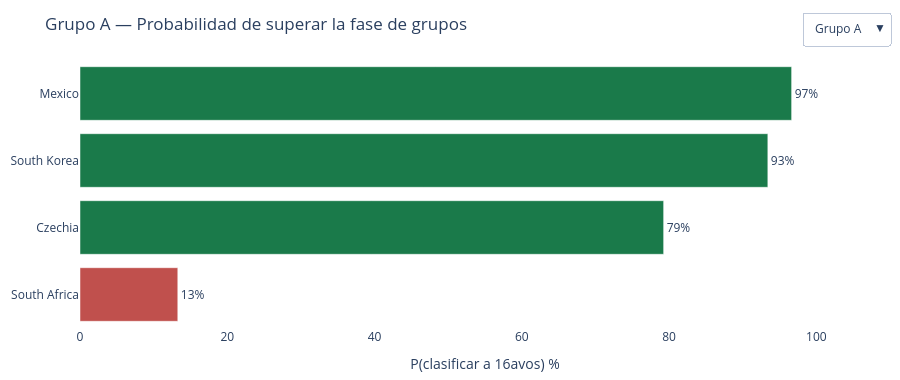

Notebook cell for this chart:
### Code cell
# ============ 8.3 Clasificación por grupo (menú desplegable) ============
fig = go.Figure()
grupos_orden = sorted(f26.group.unique())
for g in grupos_orden:
    sub = f26[f26.group == g].sort_values('pct_R32', ascending=True)
    fig.add_trace(go.Bar(
        x=sub.pct_R32, y=sub.team, orientation='h', visible=(g == 'A'),
        marker_color=['#1a7a4a' if v >= 50 else '#c0504d' for v in sub.pct_R32],
        text=[f'{v:.0f}%' for v in sub.pct_R32], textposition='outside',
        hovertemplate='<b>%{y}</b><br>P(clasificar a 16avos): %{x:.1f}%<extra></extra>'))

botones = [dict(label=f'Grupo {g}', method='update',
                args=[{'visible': [g == gg for gg in grupos_orden]},
                      {'title': f'Grupo {g} — Probabilidad de superar la fase de grupos'}])
           for g in grupos_orden]
fig.update_layout(
    updatemenus=[dict(buttons=botones, direction='down', x=1.0, xanchor='right',
                      y=1.18, yanchor='top')],
    title='Grupo A — Probabilidad de superar la fase de grupos',
    xaxis=dict(title='P(clasificar a 16avos) %', range=[0, 110]),
    height=380, showlegend=False, **PLT_LAYOUT)
fig.show()

### Figure 1 — Plotly figure (JSON) as saved in the notebook; plotly's stock layout.template omitted (floating-point values rounded to 4 significant figures)
{"data": [{"hovertemplate": "<b>%{y}</b><br>P(clasificar a 16avos): %{x:.1f}%<extra></extra>", "marker": {"color": ["#c0504d", "#1a7a4a", "#1a7a4a", "#1a7a4a"]}, "orientation": "h", "text": ["13%", "79%", "93%", "97%"], "textposition": "outside", "type": "bar", "visible": true, "x": [13.28, 79.26, 93.41, 96.64], "y": ["South Africa", "Czechia", "South Korea", "Mexico"]}, {"hovertemplate": "<b>%{y}</b><br>P(clasificar a 16avos): %{x:.1f}%<extra></extra>", "marker": {"color": ["#c0504d", "#1a7a4a", "#1a7a4a", "#1a7a4a"]}, "orientation": "h", "text": ["19%", "56%", "97%", "99%"], "textposition": "outside", "type": "bar", "visible": false, "x": [19.15, 55.7, 96.61, 98.61], "y": ["Qatar", "Bosnia-Herzegovina", "Canada", "Switzerland"]}, {"hovertemplate": "<b>%{y}</b><br>P(clasificar a 16avos): %{x:.1f}%<extra></extra>", "marker": {"color": ["#c0504d", "#1a7a4a", "#1a7a4a", "#1a7a4a"]}, "orientation": "h", "text": ["2%", "71%", "98%", "100%"], "textposition": "outside", "type": "bar", "visible": false, "x": [1.87, 71.35, 98.43, 100], "y": ["Haiti", "Scotland", "Morocco", "Brazil"]}, {"hovertemplate": "<b>%{y}</b><br>P(clasificar a 16avos): %{x:.1f}%<extra></extra>", "marker": {"color": ["#c0504d", "#1a7a4a", "#1a7a4a", "#1a7a4a"]}, "orientation": "h", "text": ["47%", "55%", "80%", "96%"], "textposition": "outside", "type": "bar", "visible": false, "x": [46.81, 55.12, 79.67, 96.26], "y": ["Australia", "Paraguay", "Türkiye", "United States"]}, {"hovertemplate": "<b>%{y}</b><br>P(clasificar a 16avos): %{x:.1f}%<extra></extra>", "marker": {"color": ["#c0504d", "#1a7a4a", "#1a7a4a", "#1a7a4a"]}, "orientation": "h", "text": ["2%", "85%", "92%", "100%"], "textposition": "outside", "type": "bar", "visible": false, "x": [2.36, 85.2, 92.47, 100], "y": ["Curaçao", "Ivory Coast", "Ecuador", "Germany"]}, {"hovertemplate": "<b>%{y}</b><br>P(clasificar a 16avos): %{x:.1f}%<extra></extra>", "marker": {"color": ["#c0504d", "#1a7a4a", "#1a7a4a", "#1a7a4a"]}, "orientation": "h", "text": ["10%", "84%", "86%", "100%"], "textposition": "outside", "type": "bar", "visible": false, "x": [10.08, 83.51, 86.24, 99.56], "y": ["Tunisia", "Sweden", "Japan", "Netherlands"]}, {"hovertemplate": "<b>%{y}</b><br>P(clasificar a 16avos): %{x:.1f}%<extra></extra>", "marker": {"color": ["#c0504d", "#1a7a4a", "#1a7a4a", "#1a7a4a"]}, "orientation": "h", "text": ["13%", "74%", "85%", "100%"], "textposition": "outside", "type": "bar", "visible": false, "x": [12.81, 74.18, 84.81, 99.87], "y": ["New Zealand", "Egypt", "Iran", "Belgium"]}, {"hovertemplate": "<b>%{y}</b><br>P(clasificar a 16avos): %{x:.1f}%<extra></extra>", "marker": {"color": ["#c0504d", "#c0504d", "#1a7a4a", "#1a7a4a"]}, "orientation": "h", "text": ["4%", "31%", "100%", "100%"], "textposition": "outside", "type": "bar", "visible": false, "x": [4.42, 30.71, 99.77, 100], "y": ["Cape Verde", "Saudi Arabia", "Uruguay", "Spain"]}, {"hovertemplate": "<b>%{y}</b><br>P(clasificar a 16avos): %{x:.1f}%<extra></extra>", "marker": {"color": ["#c0504d", "#1a7a4a", "#1a7a4a", "#1a7a4a"]}, "orientation": "h", "text": ["7%", "79%", "89%", "100%"], "textposition": "outside", "type": "bar", "visible": false, "x": [6.54, 79.02, 89.2, 99.99], "y": ["Iraq", "Senegal", "Norway", "France"]}, {"hovertemplate": "<b>%{y}</b><br>P(clasificar a 16avos): %{x:.1f}%<extra></extra>", "marker": {"color": ["#c0504d", "#1a7a4a", "#1a7a4a", "#1a7a4a"]}, "orientation": "h", "text": ["10%", "63%", "91%", "100%"], "textposition": "outside", "type": "bar", "visible": false, "x": [10.46, 63.41, 90.76, 99.97], "y": ["Jordan", "Algeria", "Austria", "Argentina"]}, {"hovertemplate": "<b>%{y}</b><br>P(clasificar a 16avos): %{x:.1f}%<extra></extra>", "marker": {"color": ["#c0504d", "#c0504d", "#1a7a4a", "#1a7a4a"]}, "orientation": "h", "text": ["15%", "33%", "99%", "100%"], "textposition": "outside", "type": "bar", "visible": false, "x": [15.23, 32.56, 99.18, 99.86], "y": ["Uzbekistan", "DR Congo", "Colombia", "Portugal"]}, {"hovertemplate": "<b>%{y}</b><br>P(clasificar a 16avos): %{x:.1f}%<extra></extra>", "marker": {"color": ["#c0504d", "#c0504d", "#1a7a4a", "#1a7a4a"]}, "orientation": "h", "text": ["13%", "33%", "99%", "100%"], "textposition": "outside", "type": "bar", "visible": false, "x": [13.15, 33.44, 99.15, 99.92], "y": ["Panama", "Ghana", "Croatia", "England"]}], "layout": {"font": {"size": 12}, "height": 380, "margin": {"b": 10, "l": 10, "r": 10, "t": 60}, "showlegend": false, "title": {"text": "Grupo A — Probabilidad de superar la fase de grupos"}, "updatemenus": [{"buttons": [{"args": [{"visible": [true, false, false, false, false, false, false, false, false, false, false, false]}, {"title": "Grupo A — Probabilidad de superar la fase de grupos"}], "label": "Grupo A", "method": "update"}, {"args": [{"visible": [false, true, false, false, false, false, false, false, false, false, false, false]}, {"title": "Grupo B — Probabilidad de superar la fase de grupos"}], "label": "Grupo B", "method": "update"}, {"args": [{"visible": [false, false, true, false, false, false, false, false, false, false, false, false]}, {"title": "Grupo C — Probabilidad de superar la fase de grupos"}], "label": "Grupo C", "method": "update"}, {"args": [{"visible": [false, false, false, true, false, false, false, false, false, false, false, false]}, {"title": "Grupo D — Probabilidad de superar la fase de grupos"}], "label": "Grupo D", "method": "update"}, {"args": [{"visible": [false, false, false, false, true, false, false, false, false, false, false, false]}, {"title": "Grupo E — Probabilidad de superar la fase de grupos"}], "label": "Grupo E", "method": "update"}, {"args": [{"visible": [false, false, false, false, false, true, false, false, false, false, false, false]}, {"title": "Grupo F — Probabilidad de superar la fase de grupos"}], "label": "Grupo F", "method": "update"}, {"args": [{"visible": [false, false, false, false, false, false, true, false, false, false, false, false]}, {"title": "Grupo G — Probabilidad de superar la fase de grupos"}], "label": "Grupo G", "method": "update"}, {"args": [{"visible": [false, false, false, false, false, false, false, true, false, false, false, false]}, {"title": "Grupo H — Probabilidad de superar la fase de grupos"}], "label": "Grupo H", "method": "update"}, {"args": [{"visible": [false, false, false, false, false, false, false, false, true, false, false, false]}, {"title": "Grupo I — Probabilidad de superar la fase de grupos"}], "label": "Grupo I", "method": "update"}, {"args": [{"visible": [false, false, false, false, false, false, false, false, false, true, false, false]}, {"title": "Grupo J — Probabilidad de superar la fase de grupos"}], "label": "Grupo J", "method": "update"}, {"args": [{"visible": [false, false, false, false, false, false, false, false, false, false, true, false]}, {"title": "Grupo K — Probabilidad de superar la fase de grupos"}], "label": "Grupo K", "method": "update"}, {"args": [{"visible": [false, false, false, false, false, false, false, false, false, false, false, true]}, {"title": "Grupo L — Probabilidad de superar la fase de grupos"}], "label": "Grupo L", "method": "update"}], "direction": "down", "x": 1, "xanchor": "right", "y": 1.18, "yanchor": "top"}], "xaxis": {"range": [0, 110], "title": {"text": "P(clasificar a 16avos) %"}}}}
